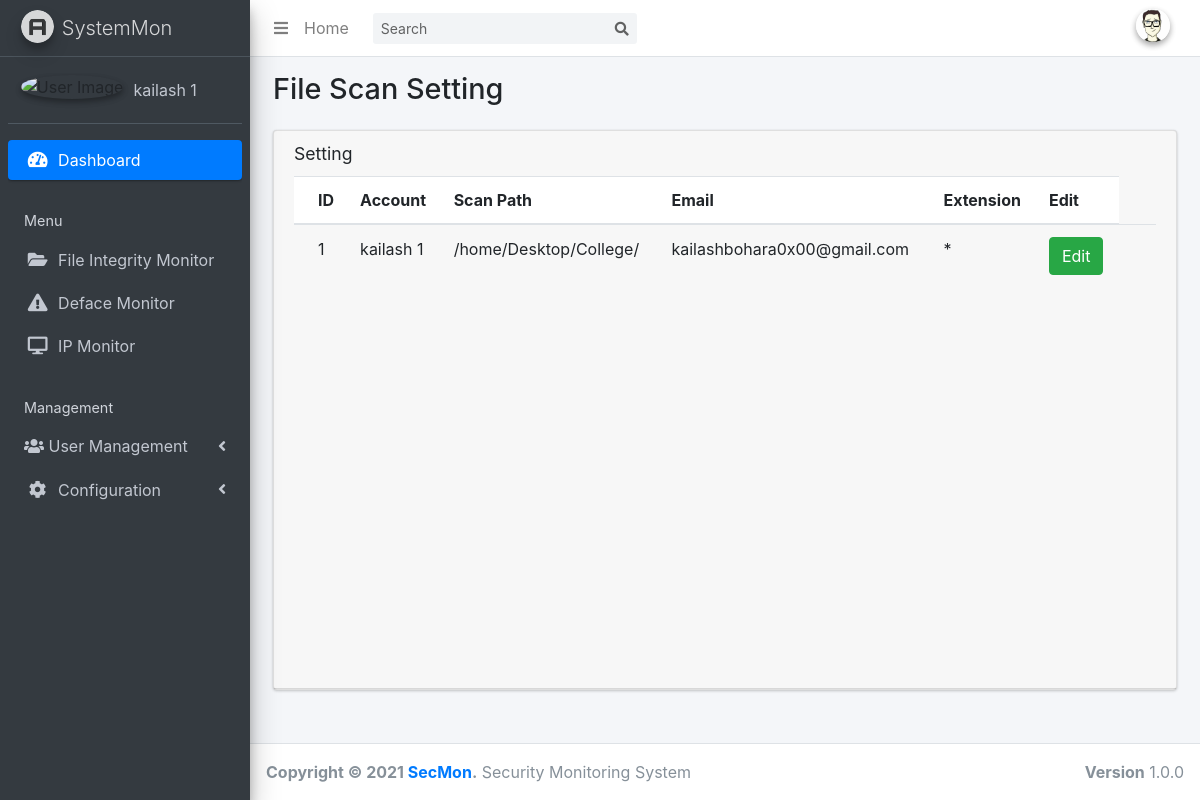
The page /scan_setting.php on the database its author committed.
### tables this page shows
CREATE TABLE `filescan_config` (
  `id` int(255) NOT NULL,
  `account` varchar(200) NOT NULL,
  `scan_path` varchar(200) NOT NULL,
  `email` varchar(200) NOT NULL,
  `file_extensions` varchar(200) NOT NULL
);

### scan_setting.php (the view, shortened to what this page needs)
<!DOCTYPE html>
<html>
<head>
  <link rel="stylesheet" href="plugins/fontawesome-free/css/all.min.css">
  <link rel="stylesheet" href="https://code.ionicframework.com/ionicons/2.0.1/css/ionicons.min.css">
  <link rel="stylesheet" href="dist/css/adminlte.min.css">
  <link rel="stylesheet" href="https://stackpath.bootstrapcdn.com/bootstrap/4.3.1/css/bootstrap.min.css">
</head>
<body class="hold-transition sidebar-mini">
<div class="wrapper">
<?php include 'themepart/nav-bar.php'; ?>
<?php include 'themepart/sidebar.php';
?>
  <div class="content-wrapper">
    <section class="content-header">
      <div class="container-fluid">
        <div class="row mb-2">
          <div class="col-sm-6">
            <h1>File Scan Setting </h1>
          </div>
        </div>
      </div>
    </section>
    <section class="content">
      <div class="container-fluid">
        <div class="row">
          <div class="col-12">
            <div class="card">
              <div class="card-header">
                <h3 class="card-title">Setting</h3>
              <div class="card-body table-responsive p-0" style="height: 500px;">
                  <?php
                  $connection= mysqli_connect("localhost","root","","hash_analyzer");
                  $query= "SELECT * FROM filescan_config";
                  $query_run= mysqli_query($connection,$query);
                  ?>
                <table class="table table-head-fixed text-nowrap">
                  <thead>
                    <tr>
                      <th>ID</th>
                      <th>Account</th>
                      <th>Scan Path</th>
                      <th>Email</th>
                      <th>Extension</th>
                      <th>Edit</th>
                    </tr>
                  </thead>
                  <tbody>
                   <?php
                    if(mysqli_num_rows($query_run)> 0)
                    {
                      while($row = mysqli_fetch_assoc($query_run))
                      {
                       ?>
                    <tr>
                       <td> <?php echo $row['id'];?> </td>
                       <td> <?php echo $row['account'];?> </td>
                       <td> <?php echo $row['scan_path'];?> </td>
                       <td> <?php echo $row['email'];?> </td>
                       <td> <?php echo $row['file_extensions'];?> </td>
                       <td>
                           <button type="button" class="btn btn-success editbtn" data-toggle="modal" data-target="#editScanModal">Edit</button>
                       </td>
                       <td>
                    </tr>
                    <?php
                      }
                    }
                    else {
                      echo "No record found!";
                    }
                    ?>
                  </tbody>
                </table>
              </div>
            </div>
          </div>
        </div>
      </div>
    </section>
  </div>
<?php include 'themepart/footer.php'; ?>
</div>
</body>
</html>

### themepart/sidebar.php (shortened to what this page needs)
<html>
<head>
</head>
<aside class="main-sidebar sidebar-dark-primary elevation-4">
    <a href="dashboard.php" class="brand-link">
      <img src="dist/img/AdminLTELogo.png" alt="AdminLTE Logo" class="brand-image img-circle elevation-3"
           style="opacity: .8">
      <span class="brand-text font-weight-light">SystemMon</span>
    </a>
    <div class="sidebar">
      <div class="user-panel mt-3 pb-3 mb-3 d-flex">
        <div class="image">
          <img src="dist/img/user2-160x160.jpg" class="img-circle elevation-2" alt="User Image">
        </div>
        <?php
        $connection = mysqli_connect("localhost","root","","hash_analyzer");
        $query= "SELECT * FROM filescan_config";
        $query_run= mysqli_query($connection,$query);
        $row = mysqli_fetch_assoc($query_run);
        ?>
        <div class="info">
          <a href="#" class="d-block"><?php echo $row['account']; ?></a>
        </div>
      </div>
      <nav class="mt-2">
        <ul class="nav nav-pills nav-sidebar flex-column" data-widget="treeview" role="menu" data-accordion="false">
          <li class="nav-item has-treeview menu-open">
            <a href="dashboard.php" class="nav-link active">
              <i class="nav-icon fas fa-tachometer-alt"></i>
              <p>
                Dashboard
              </p>
            </a>
          </li>
          <li class="nav-header">Menu</li>
          <li class="nav-item has-treeview">
            <a href="fim.php" class="nav-link">
              <i class="nav-icon fa fa-folder-open"></i>
              <p>
                File Integrity Monitor
              </p>
            </a>
          <li class="nav-item has-treeview">
            <a href="webmon.php" class="nav-link">
              <i class="nav-icon fa fa-exclamation-triangle"></i>
              <p>
                Deface Monitor
              </p>
            </a>
             <li class="nav-item has-treeview">
            <a href="ipmon.php" class="nav-link">
              <i class="nav-icon fa fa-desktop"></i>
              <p>
                IP Monitor
              </p>
            </a>
          <li class="nav-header">Management</li>
          <li class="nav-item has-treeview">
            <a href="#" class="nav-link">
              <i class="fas fa-users"></i>
              <p>
                User Management
                <i class="fas fa-angle-left right"></i>
              </p>
            </a>
          </li>
          <li class="nav-item has-treeview">
            <a href="#" class="nav-link">
              <i class="nav-icon fa fa-cog"></i>
              <p>
                Configuration
                <i class="fas fa-angle-left right"></i>
              </p>
            </a>
          </li>
        </ul>
      </nav>
    </div>
  </aside>

### rows shown on the page
filescan_config: account "kailash 1", id "1", scan_path "/home/Desktop/College/", email "kailashbohara0x00@gmail.com", file_extensions "*"
